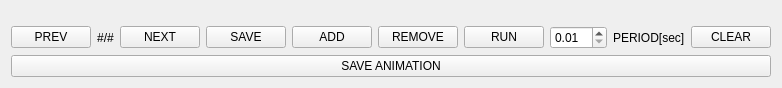
<?xml version="1.0" encoding="UTF-8"?>
<ui version="4.0">
 <class>AnimationCreation</class>
 <widget class="QWidget" name="AnimationCreation">
  <property name="geometry">
   <rect>
    <x>0</x>
    <y>0</y>
    <width>734</width>
    <height>88</height>
   </rect>
  </property>
  <property name="windowTitle">
   <string>Animation Creation menu</string>
  </property>
  <layout class="QVBoxLayout" name="verticalLayout">
   <item>
    <widget class="QWidget" name="widget" native="true"/>
   </item>
   <item>
    <layout class="QHBoxLayout" name="horizontalLayout">
     <property name="sizeConstraint">
      <enum>QLayout::SetMinimumSize</enum>
     </property>
     <item>
      <widget class="QPushButton" name="button_prev">
       <property name="text">
        <string>PREV</string>
       </property>
      </widget>
     </item>
     <item>
      <widget class="QLabel" name="label_index">
       <property name="text">
        <string>#/#</string>
       </property>
       <property name="alignment">
        <set>Qt::AlignCenter</set>
       </property>
      </widget>
     </item>
     <item>
      <widget class="QPushButton" name="button_next">
       <property name="text">
        <string>NEXT</string>
       </property>
      </widget>
     </item>
     <item>
      <widget class="QPushButton" name="button_save">
       <property name="text">
        <string>SAVE</string>
       </property>
      </widget>
     </item>
     <item>
      <widget class="QPushButton" name="button_add">
       <property name="text">
        <string>ADD</string>
       </property>
      </widget>
     </item>
     <item>
      <widget class="QPushButton" name="button_remove">
       <property name="text">
        <string>REMOVE</string>
       </property>
      </widget>
     </item>
     <item>
      <widget class="QPushButton" name="button_run">
       <property name="text">
        <string>RUN</string>
       </property>
      </widget>
     </item>
     <item>
      <widget class="QDoubleSpinBox" name="spinbox_period">
       <property name="minimum">
        <double>0.010000000000000</double>
       </property>
      </widget>
     </item>
     <item>
      <widget class="QLabel" name="label_2">
       <property name="text">
        <string>PERIOD[sec]</string>
       </property>
      </widget>
     </item>
     <item>
      <widget class="QPushButton" name="button_clear">
       <property name="text">
        <string>CLEAR</string>
       </property>
      </widget>
     </item>
    </layout>
   </item>
   <item>
    <widget class="QPushButton" name="button_saveAnim">
     <property name="text">
      <string>SAVE ANIMATION</string>
     </property>
    </widget>
   </item>
  </layout>
 </widget>
 <resources/>
 <connections/>
</ui>
